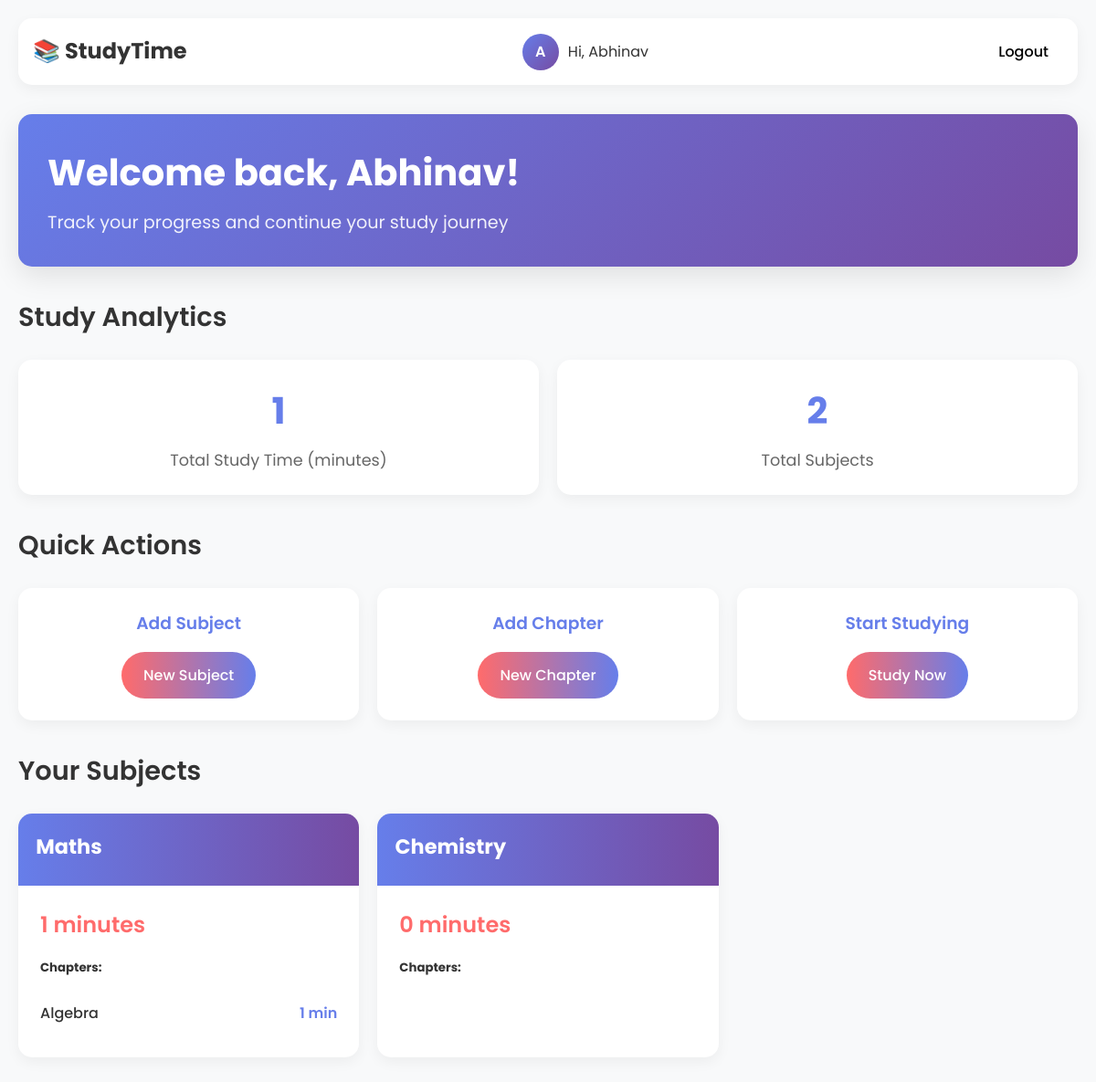
Before: /dashboard/ (signed in) with the older database file.
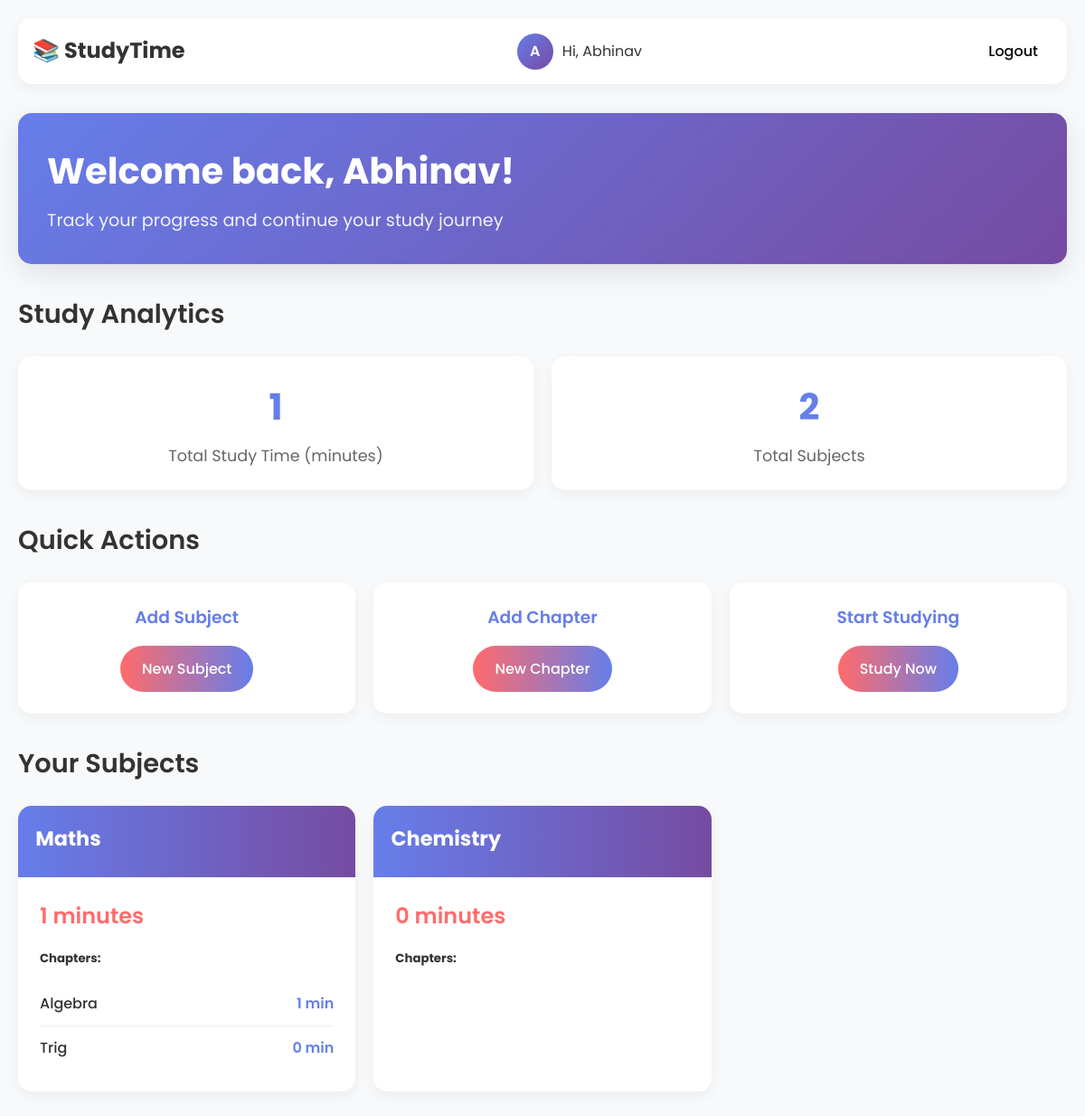
After: the same page with the newer database file.
### studyapp/models.py (models this page shows, shortened)
class Subject(models.Model):
    user = models.ForeignKey(User, on_delete=models.CASCADE)  # This links the subject to a user
    name = models.CharField(max_length=100)
    total_time = models.PositiveIntegerField(default=0)  # Total time spent on this subject (in seconds or minutes)

class Chapter(models.Model):
    subject = models.ForeignKey(Subject, on_delete=models.CASCADE)  # Links chapter to a subject
    name = models.CharField(max_length=100)
    time_studied = models.PositiveIntegerField(default=0)  # Time spent on this chapter
    notes = models.TextField(blank=True, default='')

### studyapp/views.py (the view)
# urls.py: path('dashboard/', dashboard, name='dashboard'),
def dashboard(request):
    if not request.user.is_authenticated:
        return redirect('login')  # Protect the page
    user_subjects = Subject.objects.filter(user=request.user)
    context = {
        'subjects': user_subjects,
    }
    return render(request, 'studyapp/dashboard.html', context)

### studyapp/templates/studyapp/dashboard.html (shortened to what this page needs)
{% load static %}
<!DOCTYPE html>
<html lang="en">
  <head>
  </head>
  <body>
    <div class="dashboard-container">
      <div class="dashboard-nav">
        <div class="logo">
          <h2>📚 StudyTime</h2>
        </div>
        <div class="user-info">
          <div class="user-avatar">{{ request.user.username|first|upper }}</div>
          <span>Hi, {{ request.user.username }}</span>
        </div>
        <div class="nav-links">
          {% if user.is_authenticated %}
          <form method="post" action="{% url 'logout' %}" class="logout-form">
            <button type="submit" class="navbar-link">Logout</button>
          </form>
          {% endif %}
        </div>
      </div>
      <div class="dashboard-header">
        <h2>Welcome back, {{ request.user.username }}!</h2>
        <p>Track your progress and continue your study journey</p>
      </div>
      <div class="analytics-section">
        <div class="section-header">
          <h3>Study Analytics</h3>
        </div>
        <div class="stats-grid">
          <div class="stat-card">
            <div class="stat-number" id="total-study-time">0</div>
            <div class="stat-label">Total Study Time (minutes)</div>
          </div>
          <div class="stat-card">
            <div class="stat-number" id="total-subjects">
              {{ subjects|length }}
            </div>
            <div class="stat-label">Total Subjects</div>
          </div>
        </div>
      </div>
      <div class="section-header">
        <h3>Quick Actions</h3>
      </div>
      <div class="quick-actions">
        <div class="action-card">
          <h3>Add Subject</h3>
          <a href="{% url 'add_subject' %}">New Subject</a>
        </div>
        <div class="action-card">
          <h3>Add Chapter</h3>
          <a href="{% url 'add_chapter' %}">New Chapter</a>
        </div>
        <div class="action-card">
          <h3>Start Studying</h3>
          <a href="{% url 'study_session' %}">Study Now</a>
        </div>
      </div>
      <div class="subjects-section">
        <div class="section-header">
          <h3>Your Subjects</h3>
        </div>
        {% if subjects %}
        <div class="subject-grid">
          {% for subject in subjects %}
          <div class="subject-card">
            <div class="subject-card-header">
              <h4>{{ subject.name }}</h4>
            </div>
            <div class="subject-card-body">
              <div class="time-display">{{ subject.total_time }} minutes</div>
              <h5>Chapters:</h5>
              <ul class="chapter-list">
                {% for chapter in subject.chapter_set.all %}
                <li class="chapter-item">
                  <span class="chapter-name">{{ chapter.name }}</span>
                  <span class="chapter-time"
                    >{{ chapter.time_studied }} min</span>
                </li>
                {% endfor %}
              </ul>
            </div>
          </div>
          {% endfor %}
        </div>
        {% endif %}
      </div>
    </div>
  </body>
</html>

Changed rows visible on the page:
added Chapter: name "Trig", time_studied "0", shown under Subject "Maths"
